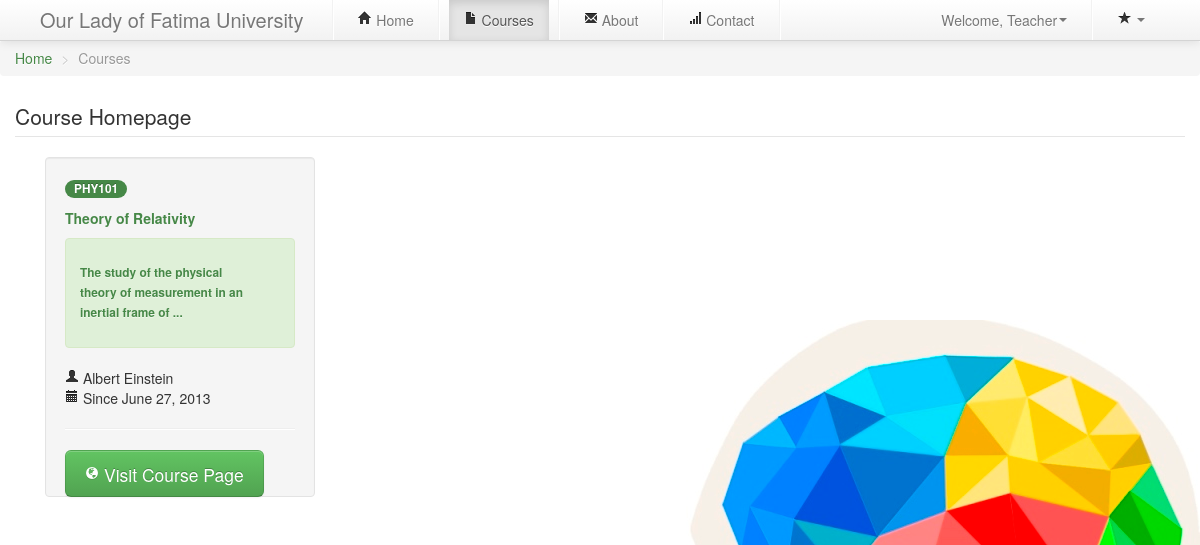
The page /courses.php (signed in) on the database its author committed.
### tables this page shows
CREATE TABLE `uoc_courses` (
  `id` int(11) NOT NULL AUTO_INCREMENT,
  `ctitle` text NOT NULL,
  `ccode` varchar(8) NOT NULL,
  `cvis` int(11) NOT NULL,
  `cdate` timestamp NOT NULL DEFAULT CURRENT_TIMESTAMP,
  `passkey` varchar(8) NOT NULL,
  `ccreator` int(11) NOT NULL,
  `cdesc` text NOT NULL,
  PRIMARY KEY (`id`)
);

CREATE TABLE `uoc_members` (
  `id` int(11) NOT NULL AUTO_INCREMENT,
  `fname` text NOT NULL,
  `lname` text NOT NULL,
  `eml` varchar(36) NOT NULL,
  `uname` varchar(36) NOT NULL,
  `pass` varchar(36) NOT NULL,
  `jdate` timestamp NOT NULL DEFAULT CURRENT_TIMESTAMP ON UPDATE CURRENT_TIMESTAMP,
  `utype` int(1) NOT NULL,
  `regid` varchar(13) NOT NULL,
  PRIMARY KEY (`id`)
);

### conf/config.php (called while the page is built, shortened)
<?php
$dbase = "uoc";
?>

### conf/database.php (called while the page is built, shortened)
<?php
	function connect($sql){
	include 'config.php';
	$db = mysql_connect($host,$user,$password) or die(mysql_error());
	$result = mysql_query($sql,$db);
	return $result;
	}
?>

### mod/course.php (called while the page is built, shortened)
<?php
if(file_exists('conf/database.php')){
	include_once 'conf/database.php';
}else{
include_once "../conf/database.php";
}
class course{
	function find_coursebyvisibility($vis){
		if($vis==0)		$qry = "SELECT * from `uoc_courses` where `cvis` = '0'";
		else if($vis==1)		$qry = "SELECT * from `uoc_courses` where `cvis` = '1' OR `cvis` = '0'";
		$rslt = connect($qry);
		return $rslt;
		}
	}
?>

### mod/user.php (called while the page is built, shortened)
<?php
if(file_exists('conf/database.php')){
	include_once 'conf/database.php';
}else{
include_once "../conf/database.php";
}
class user{
	function check_byId($id){
		$qry = "SELECT * from `uoc_members` where `id` = '$id'";
		$rslt = connect($qry);
		return $rslt;
		}
	}
?>

### cont/getCourseDash.php (the view, shortened to what this page needs)
<?php
	require_once "mod/course.php";
	require_once "mod/user.php";
		echo '
		<ul class="breadcrumb">
  <li><a href="index.php">Home</a> <span class="divider">></span></li>
  <li class="active">Courses</li>
</ul>
<div class="container" >
	<legend>Course Homepage</legend>';
		$course = new course();
		$represult = $course->find_coursebyvisibility(0);
		$getenrollNewCourseModal = 0;
		$getCoursemodal = 0;
	if(mysql_num_rows($represult)>0){
		WHILE($data = mysql_fetch_array($represult)):
			$member = new user();
			$represult2 = $member->check_byId($data['ccreator']);
			if(mysql_num_rows($represult2)>0){
				$data2 = mysql_fetch_array($represult2);
				}
				$date = date_create($data['cdate']);
				$odate = date_format( $date,"F d, Y");
				$cDesc = substr($data['cdesc'], 0, 72);
				if(strlen($data['cdesc'])>72) $cDesc = $cDesc."...";
	echo '
	<div class="span3">
	<div class="well" style="height:300px;">
		<span class="badge badge-success">'.$data['ccode'].'</span><br/><h5 class="text-success">  '.$data['ctitle'].'</h5>
		<div class="alert alert-success alert-block "><h6><strong>'.$cDesc.'</strong></h6></div>
		<h5></h5>
		<ul class="unstyled">
			<li><span title="Course Manager"><i class="icon-user"></i> '.ucfirst($data2['fname']).' '.ucfirst($data2['lname']).'</span></li>
			<li><span title="Course Creation Date"><i class="icon-calendar"></i> Since '.$odate.'</span></li>
		</ul>
		<hr>';
		if($type=="Guest"){
			echo '
		<p><a class="btn btn-large" href="#signupModal" role="button" data-toggle="modal"><i class="icon-ok"></i> Learn more</a></p>';
		}else{
				if($type=="Student"){
					$rep1 = $course->find_coursebystudent($_SESSION['uid']);
					if(mysql_num_rows($rep1)>0){
						$match=0;
						WHILE($drep=mysql_fetch_array($rep1)):
							if($drep['id']==$data['id'])	$match++;
						ENDWHILE;
						if($match>0){
							echo '<p><a class="btn btn-info btn-large" href="courses.php?c='.$data['id'].'&"><i style="margin-right:5px;" class="icon-play icon-white"></i>Continue</a></p>';
						}else{
							$getenrollNewCourseModal++;
							echo '<p><a class="btn btn-success btn-large" href="#enrollCourseModal" role="button" data-toggle="modal"><i style="margin-right:5px;" class="icon-thumbs-up icon-white"></i>Enroll Now	</a></p>';
						}
					}else{
						$getCoursemodal++;
						echo '<p><a class="btn btn-success btn-large" href="#enrollCourseModal" role="button" data-toggle="modal"><i style="margin-right:5px;" class="icon-ok icon-white"></i>Enroll Now	</a></p>';
					}
				}else{
					echo '<p><a class="btn btn-success btn-large" href="courses.php?c='.$data['id'].'&"><i  style="margin-right:5px;" class="icon-globe icon-white"></i>Visit Course Page</a></p>';
				}
			}
	echo'</div></div>';
	ENDWHILE;
		echo '</div>';
	}else{
	echo '<div class="alert alert-block">No Available Courses</div>';
	}
?>

### courses.php (style rules this page uses)
body { background:#ffffff url('img/bg.jpg') no-repeat fixed 100% 100%; }

### rows shown on the page
uoc_courses: ccode "PHY101", ctitle "Theory of Relativity", cDesc "The study of the physical theory of measurement in an inertial frame of ...", uoc_members.fname "Albert", uoc_members.lname "Einstein", cdate "June 27, 2013"

### other values the page prints
$type "Teacher"
